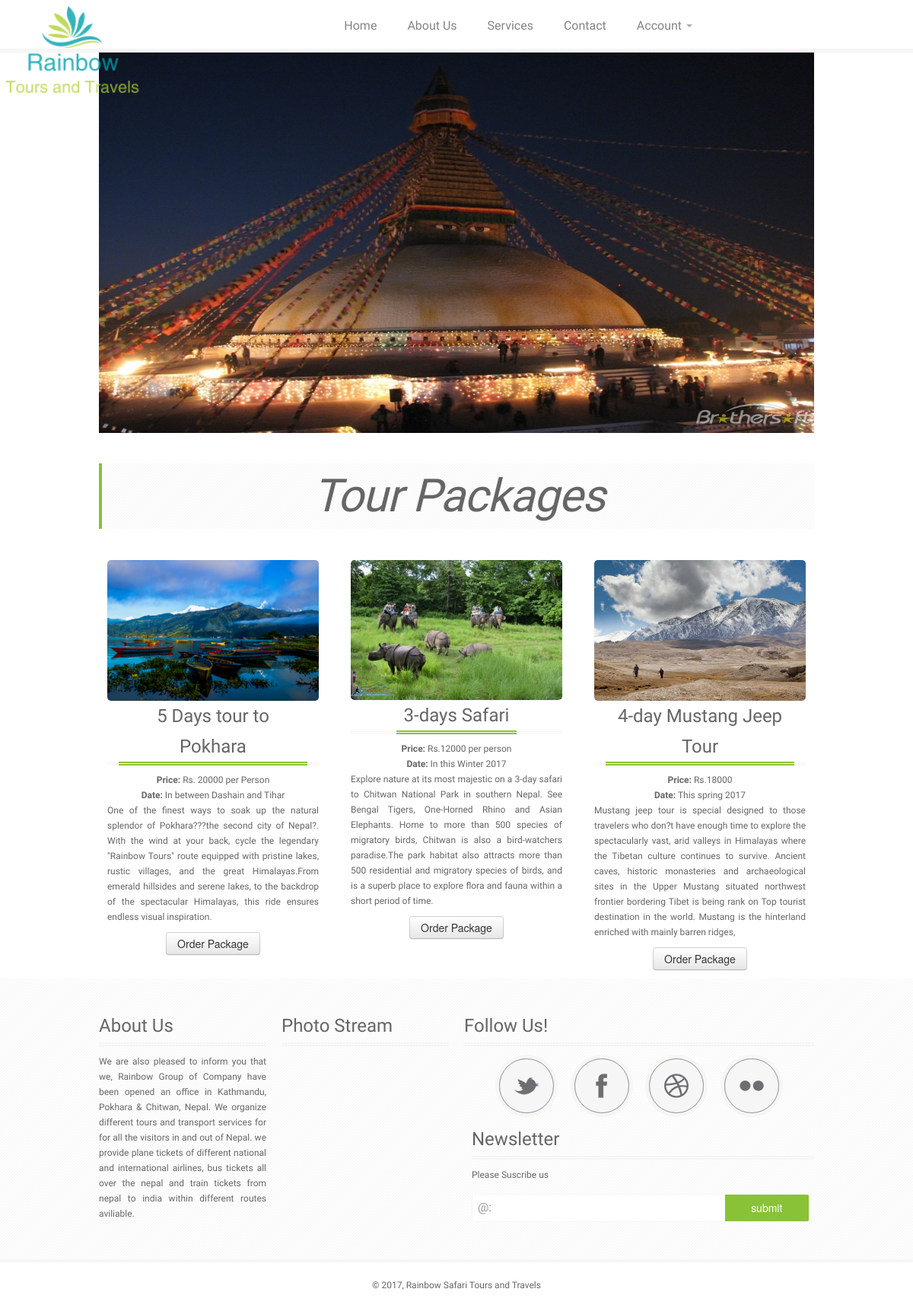
The page /rainbow/index.php on the database its author committed.
### tables this page shows
CREATE TABLE `package` (
  `id` int(50) NOT NULL,
  `picture` text NOT NULL,
  `name` varchar(50) NOT NULL,
  `date` varchar(50) NOT NULL,
  `price` varchar(50) NOT NULL,
  `message` text NOT NULL
);

### rainbow/index.php (the view, shortened to what this page needs)
<!DOCTYPE html>
<html lang="en">
<head>
    <link href="css/bootstrap.css" rel="stylesheet">
    <link href="css/bootstrap-responsive.css" rel="stylesheet">
	<link href="css/style.css" rel="stylesheet">
</head>
<body>
	<header >
		<div class="container"style="opacity: 0.8;position: fixed;z-index:1;" >
			<div class="row">
				<div class="logo span3">
					<a class="brand" href="#"><img src="img/logo3.png" style="width: 190px;"></a>
				</div>
				<div class="span9" >
					<div class="navbar navbar-inverse" >
			    		<div class="navbar-inner">
			        		<div class="container" >
			          			<div class="nav-collapse collapse" style="color: red;">
			            			<ul class="nav" >
			              				<li><a href="index.php">Home</a></li>
			              				<li><a href="about.php">About Us</a></li>
										<li><a href="services.php">Services</a></li>
			              				<li><a href="contact.php">Contact</a></li>
			              				<li class="dropdown">
			                				<a href="#" class="dropdown-toggle" data-toggle="dropdown">Account <b class="caret"></b></a>
			              				</li>
			            			</ul>
			          			</div>
			        		</div>
			      		</div>
			    	</div>
				</div>
			</div>
		</div>
	</header>
				<div class="container">
				  <div id="myCarousel" class="carousel slide" data-ride="carousel">
				    <div class="carousel-inner">
				      <div class="item active">
				        <img src="img/slider/1.jpeg" alt="Los Angeles" style="width:1200px;height: 500px;">
				      </div>
				    </div>
				  </div>
				</div>
	<div id="wrapper" id="tourss">
    	<div class="container">
      		<div class="hero-unit">
        		<h1 align="center">Tour Packages</h1>
      		</div>
      		<div class="row">
						<?php
						$select="SELECT * FROM `package`";
						$que=mysql_query($select);
						while ($arr=mysql_fetch_array($que)) {
							echo "<div class='span4'>
          				<div class='icons-box'>";
						echo "<img src='../admin/uploads/".$arr['picture']."'  alt='image' style='border-radius:5px;' >";
						echo "<div class='title'><h3>".$arr['name']."</h3></div>
						<b>Price:</b> ".$arr['price']."<br>
						<b>Date:</b> ".$arr['date']."<br>
						<p align='justify'>".$arr['message']."
						</p>
						<br>
						<button type='button' class='btn btn-default' align='center' data-toggle='modal' data-target='#myModal'>Order Package</button>";
						echo"<div class='clear'></div>
					</div>
        		</div>";
						}
						?>
		</div>
	</div>
	</div>
	<div id="footer">
		<div class="container">
			<div class="row">
				<div class="span3">
					<h3>About Us</h3>
					<p align="justify">
						We are also pleased to inform you that we, Rainbow Group of Company have been opened an office in Kathmandu, Pokhara & Chitwan, Nepal.
							We organize different tours and transport services for for all the visitors in and out of Nepal. we provide plane tickets of different national and international airlines, bus tickets all over the nepal and train tickets from nepal to india within different routes aviliable.
					</p>
				</div>
				<div class="span3">
					<h3>Photo Stream</h3>
				</div>
				<div class="span6">
					<h3>Follow Us!</h3>
					<ul class="social-grid">
						<li>
							<div class="social-item">
								<div class="social-info-wrap">
									<div class="social-info">
										<div class="social-info-front social-twitter">
											<a href="http://twitter.com"></a>
										</div>
										<div class="social-info-back social-twitter-hover">
											<a href="http://twitter.com"></a>
										</div>
									</div>
								</div>
							</div>
						</li>
						<li>
							<div class="social-item">
								<div class="social-info-wrap">
									<div class="social-info">
										<div class="social-info-front social-facebook">
											<a href="http://facebook.com"></a>
										</div>
										<div class="social-info-back social-facebook-hover">
											<a href="http://facebook.com"></a>
										</div>
									</div>
								</div>
							</div>
						</li>
						<li>
							<div class="social-item">
								<div class="social-info-wrap">
									<div class="social-info">
										<div class="social-info-front social-dribbble">
											<a href="http://dribbble.com"></a>
										</div>
										<div class="social-info-back social-dribbble-hover">
											<a href="http://dribbble.com"></a>
										</div>
									</div>
								</div>
							</div>
						</li>
						<li>
							<div class="social-item">
								<div class="social-info-wrap">
									<div class="social-info">
										<div class="social-info-front social-flickr">
											<a href="http://flickr.com"></a>
										</div>
										<div class="social-info-back social-flickr-hover">
											<a href="http://flickr.com"></a>
										</div>
									</div>
								</div>
							</div>
						</li>
					</ul>
					<form id="newsletter" method="POST" action="#">
						<h3>Newsletter</h3>
						<p>Please Suscribe us</p>
						<label for="newsletter_input">@:</label>
						<input type="text" id="newsletter_input"/>
						<input type="submit" id="newsletter_submit" value="submit">
					</form>
				</div>
			</div>
		</div>
	</div>
	<div id="copyright">
		<div class="container">
			<p>
				&copy; 2017, Rainbow Safari Tours and Travels
			</p>
		</div>
	</div>
</body>
</html>

### rainbow/css/style.css (style rules this page uses)
body { font-family: 'Droid Sans'; font-size: 12px; color: #666; }
h1, h2, h3, h4, h5, h6 { font-family: "Boogaloo" !important; font-weight: normal !important; color: #666; margin: 0; padding: 0; }
.title { border-bottom: 3px double #f6f6f6; margin-bottom: 10px; }
.title h1, .title h2, .title h3, .title h4, .title h5, .title h6 { border-bottom: 5px double #89c236 !important; margin-bottom: -4px !important; display: inline-block !important; padding: 0px 10px !important; margin-left:15px !important; margin-right:15px !important; }
#wrapper { background: #fff; }
ul, ol { margin: 0; }
ul { list-style: none outside; }
header { background: #fff; border-bottom: 5px solid #f6f6f6; }
.logo img { margin-top:8px; }
.navbar, .navbar-inner, .nav { float: right; background: #fff !important; border: none; -webkit-box-shadow: none; -moz-box-shadow: none; box-shadow: none; padding: 0px; margin: 0; }
.navbar-inner { padding-left: 0px !important; padding-right: 0px !important; }
.navbar .nav > li > a { color: #666; border-top:4px solid #fff; text-shadow: none; font-size: 16px; padding: 20px; }
.hero-unit { background: #fff url(../img/bg-k10.png); border-left: 4px solid #89c236; padding: 13px 13px 13px 15px; font-style: italic; margin: 20px auto; -webkit-border-radius: 0px; -moz-border-radius: 0px; border-radius: 0px; font-size: 14px !important; }
.icons-box { text-align: center; border: 1px solid #fff; padding: 20px 10px 10px 10px; }
.icons-box h3 { margin: 0 auto; padding-top: 10px; border-bottom: 3px double #f6f6f6; margin-bottom: 10px; }
.icons-box p { float: left; }
#footer { background: url(../img/bg-k10.png) repeat; border-bottom: 4px solid #f6f6f6; color: #666 !important; padding: 40px 0px; z-index: 1; position: relative; opacity: 1; }
#footer, #footer p, #footer a { color: #666 !important; }
#footer h3 { padding: 2px 0px !important; margin-bottom: 10px; color: #666; border-bottom: 5px double #f6f6f6; }
form#newsletter { color: #999999; margin-left: 10px; }
form#newsletter p { margin: 0px 0px -10px 0px; }
form#newsletter label { font-size: 16px; width: 20px; display: block; position: relative; left: 8px; top: 33px; z-index: 2; }
form#newsletter input[type=text] { background: #fff; width: 75%; float: left; border: 1px solid #f6f6f6; position: relative; z-index: 1; padding: 7px 0px 8px 34px; -webkit-box-shadow: none; -moz-box-shadow: none; box-shadow: none; -webkit-border-top-left-radius: 3px; -moz-border-radius-topleft: 3px; border-top-left-radius: 3px; -webkit-border-bottom-left-radius: 3px; -moz-border-radius-bottomleft: 3px; border-bottom-left-radius: 3px; }
form#newsletter input[type=submit] { background: #89c236; color: #fff; width: 25%; float: left; border: 1px solid #f6f6f6; position: relative; z-index: 2; font-size: 14px; padding: 7px 0px 8px 0px; margin-top: 0px; margin-left: -42px; -webkit-border-top-right-radius: 3px; -moz-border-radius-topright: 3px; border-top-right-radius: 3px; -webkit-border-bottom-right-radius: 3px; -moz-border-radius-bottomright: 3px; border-bottom-right-radius: 3px; }
#copyright { padding: 20px 0px; }
#copyright p { margin: 0 auto; width: 380px; text-align: center; color: #666; }
.btn { border-color: #c5c5c5; border-color: rgba(0, 0, 0, 0.15) rgba(0, 0, 0, 0.15) rgba(0, 0, 0, 0.25); }
@media only screen and (min-width: 960px) { header { height: 64px; } }

### rows shown on the page
package: picture (picture), name "5 Days tour to Pokhara", price "Rs. 20000 per Person", date "In between Dashain and Tihar", message "One of the finest ways to soak up the natural splendor of Pokhara???the second city of Nepal?. With the wind at your back, cycle the legendary \"Rainbow Tours\" route equipped with pristine lakes, rustic villages, and the great Himalayas.From emerald hillsides and serene lakes, to the backdrop of the spectacular Himalayas, this ride ensures endless visual inspiration."
package: picture (picture), name "3-days Safari", price "Rs.12000 per person", date "In this Winter 2017", message "Explore nature at its most majestic on a 3-day safari to Chitwan National Park in southern Nepal. See Bengal Tigers, One-Horned Rhino and Asian Elephants. Home to more than 500 species of migratory birds, Chitwan is also a bird-watchers paradise.The park habitat also attracts more than 500 residential and migratory species of birds, and is a superb place to explore flora and fauna within a short period of time."
package: picture (picture), name "4-day Mustang Jeep Tour", price "Rs.18000", date "This spring 2017", message "Mustang jeep tour is special designed to those travelers who don?t have enough time to explore the spectacularly vast, arid valleys in Himalayas where the Tibetan culture continues to survive. Ancient caves, historic monasteries and archaeological sites in the Upper Mustang situated northwest frontier bordering Tibet is being rank on Top tourist destination in the world. Mustang is the hinterland enriched with mainly barren ridges,"
